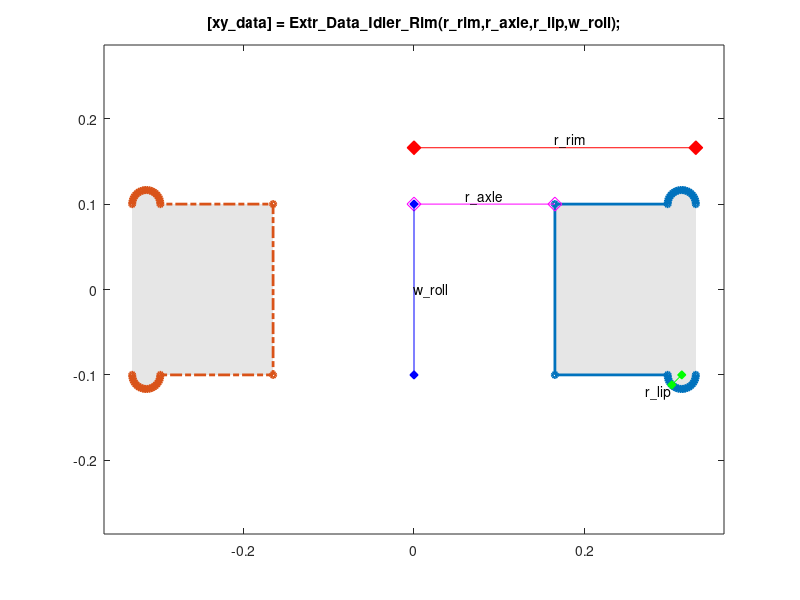

Write the MATLAB code that produced this figure.
function [xy_data] = Extr_Data_Idler_Rim(r_rim, r_axle, r_lip, w_roll, varargin)
%Extr_Data_Idler_Rim Produce revolution data for the rim of an idler in a tracked vehicle.
%   [xy_data] = Extr_Data_Idler_Rim(r_rim, r_axle, r_lip, w_roll)
%   This function returns x-y data that when revolved about an axis
%   produces the face of an idler in a tracked vehicle.
%
%   You can specify:
%       Radius of rim                       r_rim
%       Radius of axle (hole in rim)        r_axle
%       Radius of lip at edge of rim        r_lip
%       Width of rolling face               w_roll
%
%   To see a plot showing parameter values, enter the name
%   of the function with no arguments
%   >> Extr_Data_Idler_Rim
%
%   To see a plot created with your parameter values,
%   add 'plot' as the final argument
%   >> Extr_Data_Idler_Rim(0.33,0.165,0.02,0.2,'plot')

% Copyright 2012-2025 The MathWorks, Inc.

% Default data to show diagram
if (nargin == 0)
    r_rim  = 0.33;
    r_axle = 0.5*r_rim;
    r_lip  = r_rim*0.05;
    w_roll = 0.2;
end

% Check if plot should be produced
if (isempty(varargin))
    showplot = 'n';
else
    showplot = varargin;
end

% Outer and inner arc
npts_lip  = 20;
angles_lip = linspace(0,180,npts_lip)';
arc_lip       = [sind(angles_lip) cosd(angles_lip)]*r_lip + [0 r_rim-r_lip];

xy_rim =[...
    arc_lip;...
    0 r_axle]+[w_roll/2 0];

xy_data = fliplr([...
    xy_rim;
    flipud(xy_rim.*[-1 1])]);

% Plot diagram to show parameters and extrusion
if (nargin == 0 || strcmpi(showplot,'plot'))
    
    % Figure name
    figString = ['h1_' mfilename];
    % Only create a figure if no figure exists
    figExist = 0;
    fig_hExist = evalin('base',['exist(''' figString ''')']);
    if (fig_hExist)
        figExist = evalin('base',['ishandle(' figString ') && strcmp(get(' figString ', ''type''), ''figure'')']);
    end
    if ~figExist
        fig_h = figure('Name',figString);
        assignin('base',figString,fig_h);
    else
        fig_h = evalin('base',figString);
    end
    figure(fig_h)
    clf(fig_h)
    
    % Plot extrusion data
    patch(xy_data(:,1),xy_data(:,2),[1 1 1]*0.90,'EdgeColor','none');
    hold on
    plot(xy_data(:,1),xy_data(:,2),'-','Marker','o','MarkerSize',4,'LineWidth',2);
    axis('square');

    patch(-xy_data(:,1),xy_data(:,2),[1 1 1]*0.90,'EdgeColor','none');
    plot(-xy_data(:,1),xy_data(:,2),'-.','Marker','o','MarkerSize',4,'LineWidth',2);
    axis('square');
    hold off
    
    
    % Show parameters
    hold on
    plot([0 r_rim],[1 1]*w_roll/2+r_lip*4,'r-d','MarkerFaceColor','r','MarkerSize',10);
    text(r_rim/2,w_roll/2+r_lip*4,'r\_rim','VerticalAlignment','bottom');
    
    plot([0 r_axle],[1 1]*w_roll/2,'m-d','MarkerSize',10);
    text(r_axle/2,w_roll/2,'r\_axle','VerticalAlignment','bottom','HorizontalAlignment','center');
    
    plot([0 0],[-1 1]*w_roll/2,'b-d','MarkerFaceColor','b');
    text(0,0,'w\_roll','HorizontalAlignment','left');

    theta1 = 225;
    plot([0 r_lip*cos(theta1*pi/180)]+r_rim-r_lip,[0 r_lip*sin(theta1*pi/180)]-w_roll/2,...
        'g-d','MarkerFaceColor','g');
    text(r_lip*cos(theta1*pi/180)+r_rim-r_lip,r_lip*sin(theta1*pi/180)-w_roll/2,'r\_lip',...
        'HorizontalAlignment','right','VerticalAlignment','top');
    
    set(gca,'XLim',[-1 1]*(r_rim)*1.1);

    title('[xy\_data] = Extr\_Data\_Idler\_Rim(r\_rim,r\_axle,r\_lip,w\_roll);');
    hold off
    box on
    clear xy_data
    axis equal
end
